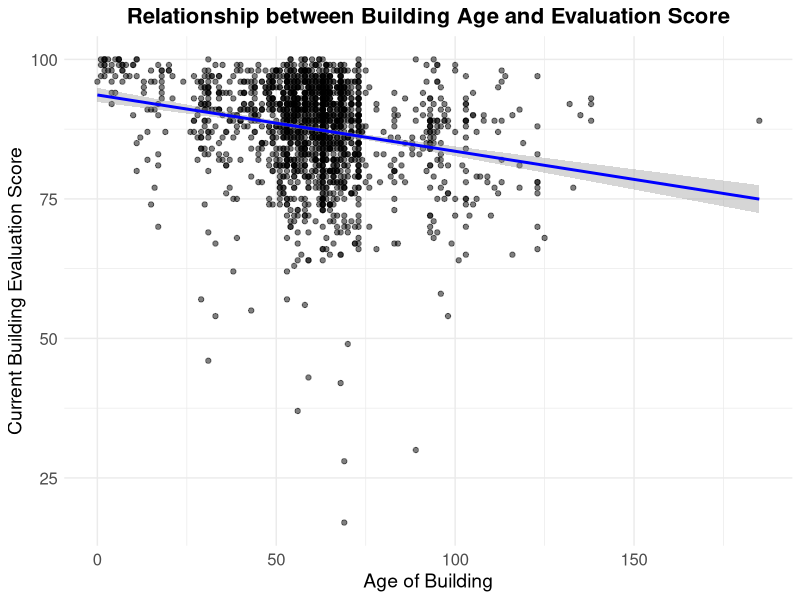

Source code (R):
## ---- chunk 1
## Import necessary libraries
library(ggplot2)
library(dplyr)
library(tidyverse)
library(here)
library(readr)
## ---- chunk 2
# read the data file and store it in the 'data' variable
cleaned_data <- read_csv(here("outputs", "data", "cleaned_building_data.csv"))
## ---- chunk 3
# Construct a linear model
lm_model <- lm(CURRENT.BUILDING.EVAL.SCORE ~ AGE, data = cleaned_data)
## ---- chunk 4
# Extract coefficients from the model
coefficients <- summary(lm_model)$coefficients
coefficients
## ---- chunk 5
# Extract residuals from the model
residuals <- resid(lm_model)
summary(residuals)
## ---- chunk 6
# Create a scatter plot with a regression line to visualize the relationship
improved_plot <- ggplot(cleaned_data, aes(x = AGE, y = CURRENT.BUILDING.EVAL.SCORE)) +
  geom_point(alpha = 0.5, size = 1.5) +  # Adjust transparency and size of points
  geom_smooth(method = "lm", color = "blue", size = 1) +  # Change the size of the regression line
  labs(
    x = "Age of Building",
    y = "Current Building Evaluation Score",
    title = "Relationship between Building Age and Evaluation Score"
  ) +
  theme_minimal() +  # Use a minimal theme
  theme(
    plot.title = element_text(face = "bold", hjust = 0.5, size = 16),
    axis.title = element_text(size = 14),
    axis.text = element_text(size = 12),
    legend.position = "none"  # Hide the legend if not necessary
  )

# Print the improved plot
print(improved_plot)
